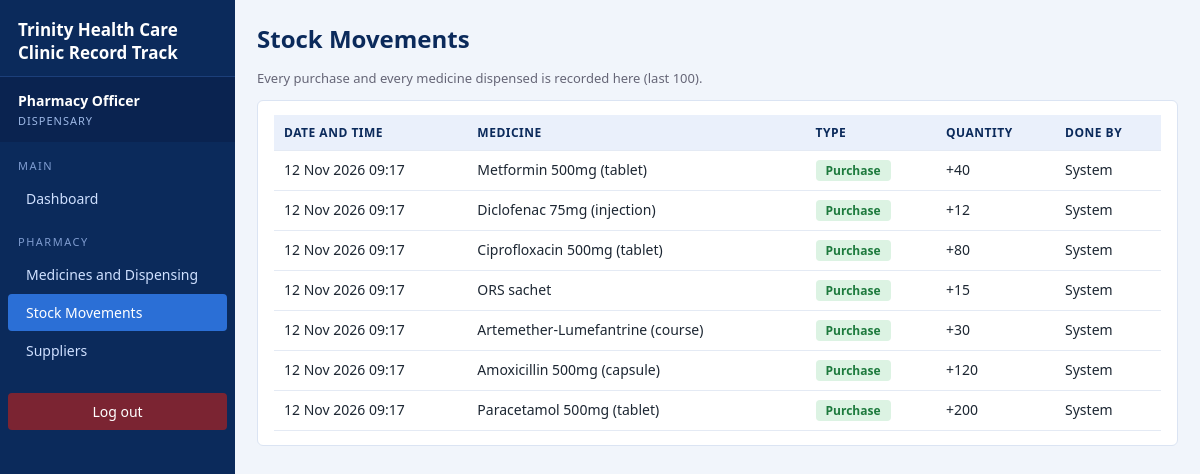
Page /stock_movements.php (signed in) on the committed database.
### tables this page shows
CREATE TABLE `stock_movement` (
  `movement_id` int(11) NOT NULL,
  `drug_id` int(11) NOT NULL,
  `staff_id` int(11) DEFAULT NULL,
  `movement_type` enum('Purchase','Dispensed','Adjustment') NOT NULL,
  `quantity` int(11) NOT NULL,
  `created_at` datetime DEFAULT current_timestamp()
);

CREATE TABLE `drug` (
  `drug_id` int(11) NOT NULL,
  `supplier_id` int(11) DEFAULT NULL,
  `drug_name` varchar(100) NOT NULL,
  `quantity_in_stock` int(11) NOT NULL DEFAULT 0,
  `reorder_level` int(11) NOT NULL DEFAULT 10,
  `unit_price` decimal(10,0) NOT NULL,
  `expiry_date` date DEFAULT NULL
);

### stock_movements.php (the view, shortened to what this page needs)
<?php
require_once __DIR__ . '/includes/auth.php';
$rows = $pdo->query("SELECT m.created_at, m.movement_type, m.quantity, d.drug_name, s.full_name
                     FROM stock_movement m
                     JOIN drug d ON d.drug_id = m.drug_id
                     LEFT JOIN staff s ON s.staff_id = m.staff_id
                     ORDER BY m.movement_id DESC LIMIT 100")->fetchAll();
include __DIR__ . '/includes/header.php';
?>
<h1>Stock Movements</h1>
<p class="small">Every purchase and every medicine dispensed is recorded here (last 100).</p>
<div class="panel">
<table>
  <tr><th>Date and time</th><th>Medicine</th><th>Type</th><th>Quantity</th><th>Done by</th></tr>
  <?php foreach ($rows as $r): $in = $r['quantity'] > 0; ?>
    <tr>
      <td><?= e(date('d M Y H:i', strtotime($r['created_at']))) ?></td>
      <td><?= e($r['drug_name']) ?></td>
      <td><?= badge($r['movement_type'], $in ? 'green' : 'amber') ?></td>
      <td><?= $in ? '+' : '' ?><?= e($r['quantity']) ?></td>
      <td><?= e($r['full_name'] ?? 'System') ?></td>
    </tr>
  <?php endforeach; ?>
</table>
</div>
<?php include __DIR__ . '/includes/footer.php'; ?>

### includes/functions.php (shortened to what this page needs)
<?php
function e($text) {
    return htmlspecialchars((string)$text, ENT_QUOTES, 'UTF-8');
}
function badge($label, $colour) {
    return '<span class="badge ' . e($colour) . '">' . e($label) . '</span>';
}

### style.css (style rules this page uses)
* { box-sizing: border-box; }
body { font-family: "Segoe UI", Calibri, Arial, sans-serif; margin: 0; background: #f1f5fb; color: #1d2733; font-size: 14px; }
h1 { color: #0b2a5b; margin: 0 0 14px; font-size: 24px; }
table { border-collapse: collapse; width: 100%; background: #fff; margin: 8px 0; }
th, td { border-bottom: 1px solid #e4eaf4; padding: 9px 10px; text-align: left; vertical-align: top; }
th { background: #eaf0fb; color: #0b2a5b; font-size: 12px; text-transform: uppercase; letter-spacing: .5px; }
.panel, form.box, .box { background: #fff; border: 1px solid #dbe4f3; border-radius: 6px; padding: 14px 16px; margin: 10px 0; }
.panel table { margin: 0; }
.badge { display: inline-block; padding: 2px 10px; border-radius: 4px; font-size: 12px; font-weight: 700; }
.badge.green { background: #dcf3e3; color: #1d7a3d; }
.small { color: #667; font-size: 13px; }

### rows in the picture
stock_movement: created_at "12 Nov 2026 09:17", drug.drug_name "Metformin 500mg (tablet)", movement_type "Purchase", quantity "40", full_name "System"
stock_movement: created_at "12 Nov 2026 09:17", drug.drug_name "Diclofenac 75mg (injection)", movement_type "Purchase", quantity "12", full_name "System"
stock_movement: created_at "12 Nov 2026 09:17", drug.drug_name "Ciprofloxacin 500mg (tablet)", movement_type "Purchase", quantity "80", full_name "System"
stock_movement: created_at "12 Nov 2026 09:17", drug.drug_name "ORS sachet", movement_type "Purchase", quantity "15", full_name "System"
stock_movement: created_at "12 Nov 2026 09:17", drug.drug_name "Artemether-Lumefantrine (course)", movement_type "Purchase", quantity "30", full_name "System"
stock_movement: created_at "12 Nov 2026 09:17", drug.drug_name "Amoxicillin 500mg (capsule)", movement_type "Purchase", quantity "120", full_name "System"
stock_movement: created_at "12 Nov 2026 09:17", drug.drug_name "Paracetamol 500mg (tablet)", movement_type "Purchase", quantity "200", full_name "System"

### other values in the picture
$_SESSION['name'] "Pharmacy Officer"
$_SESSION['role'] "DISPENSARY"
$label "Dashboard Medicines and Dispensing Stock Movements Suppliers"
